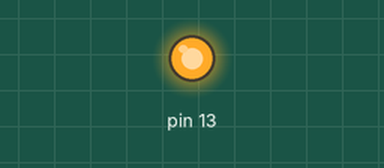
Simulated run of this sketch. Board: Arduino Uno, built with avr-gcc and run on an emulated ATmega328P. Shown: output pins drawn as LEDs (lit = HIGH).

Above: at 0.45 s.
At 2.75 s:
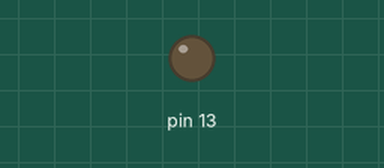
Timing chart, 0 to 3.0 s (numbered marks = the images above):
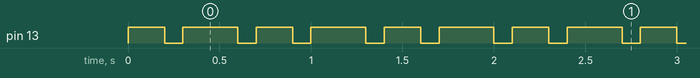

Measured:
- by itself, pin 13: repeats every 0.70 s: LOW 0.10 s, HIGH 0.30 s, LOW 0.10 s, HIGH 0.20 s
- by itself, everything shown: repeats every 0.70 s, in 4 steps

The sketch:

13_piezo.ino
```cpp
void setup() {
  // initialize digital pin LED_BUILTIN as an output.
  pinMode(13, OUTPUT);
}

// the loop function runs over and over again forever
void loop() {
  digitalWrite(13, HIGH);   // turn the LED on (HIGH is the voltage level)
  delay(200);                       // wait for a second
  digitalWrite(13, LOW);    // turn the LED off by making the voltage LOW
  delay(100);
  digitalWrite(13, HIGH);   // turn the LED on (HIGH is the voltage level)
  delay(300);                       // wait for a second
  digitalWrite(13, LOW);    // turn the LED off by making the voltage LOW
  delay(100);                       // wait for a second
}
```
